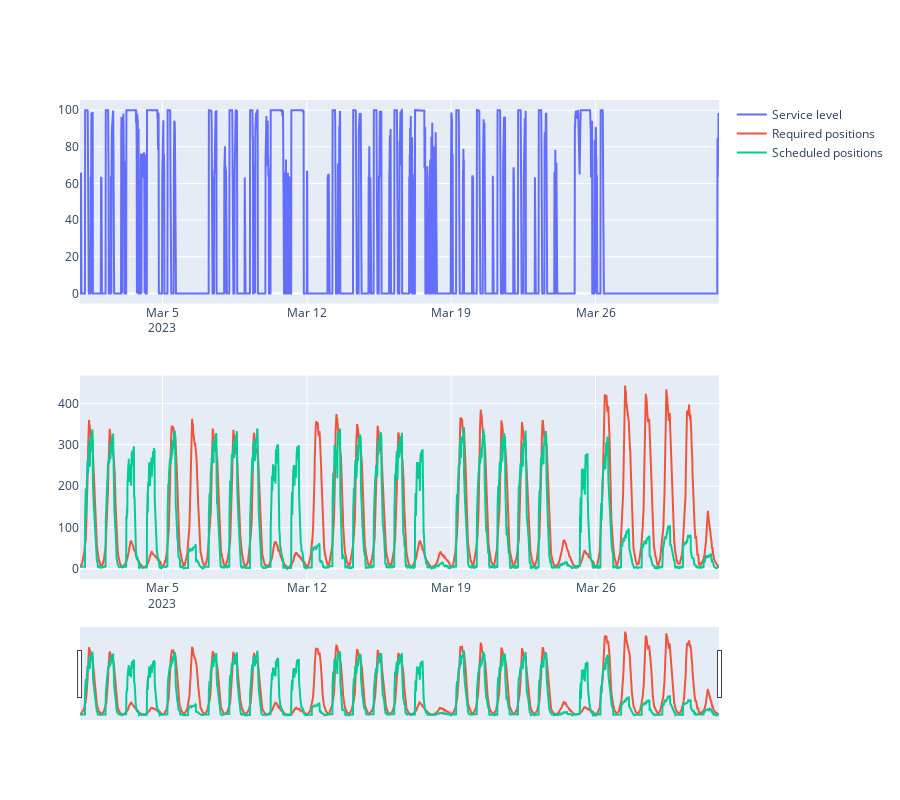

Here is the notebook cell this chart was saved with:
### Code cell
import plotly
import plotly.graph_objects as go
from plotly.subplots import make_subplots

fig = make_subplots(rows=2, cols=1)
                    # specs=[[{"secondary_y": True}, {"secondary_y": True}],
                    #        [{"secondary_y": True}, {"secondary_y": True}]])

# 1st graph - just service level
fig.add_trace(
    go.Scatter(x=df_stats['tc'], y=df_stats['scheduled_service_level'], name="Service level"),
    row=1, col=1)

# 2nd graph - required positions + scheduled positions
fig.add_trace(
    go.Scatter(x=df_stats['tc'], y=df_stats['positions'], name="Required positions"),
    row=2, col=1) # , secondary_y=False)

fig.add_trace(
    go.Scatter(x=df_stats['tc'], y=df_stats['scheduled_positions'], name="Scheduled positions"),
    row=2, col=1) # , secondary_y=False)

# fig.update_layout(autosize=True)

# sync scrolling
fig.update_xaxes(matches='x')

# only 1 slider at the bottom
fig.update_xaxes(rangeslider_visible=True)
fig.update_xaxes(row=1, col=1, rangeslider_visible=False)

fig.update_layout(height=800)
fig.show()

### Figure 1 — Plotly figure (JSON) as saved in the notebook; plotly's stock layout.template omitted (floating-point values rounded to 4 significant figures; data arrays with more than 128 entries replaced by an {"elided": "..."} marker saying what was removed)
{"data": [{"name": "Service level", "x": {"elided": "2976 str values"}, "y": {"elided": "2976 float values"}, "type": "scatter", "xaxis": "x", "yaxis": "y"}, {"name": "Required positions", "x": {"elided": "2976 str values"}, "y": {"elided": "2976 int values"}, "type": "scatter", "xaxis": "x2", "yaxis": "y2"}, {"name": "Scheduled positions", "x": {"elided": "2976 str values"}, "y": {"elided": "2976 int values"}, "type": "scatter", "xaxis": "x2", "yaxis": "y2"}], "layout": {"xaxis": {"anchor": "y", "domain": [0.0, 1.0], "matches": "x", "rangeslider": {"visible": false}}, "yaxis": {"anchor": "x", "domain": [0.575, 1.0]}, "xaxis2": {"anchor": "y2", "domain": [0.0, 1.0], "matches": "x", "rangeslider": {"visible": true}}, "yaxis2": {"anchor": "x2", "domain": [0.0, 0.425]}, "height": 800}}
